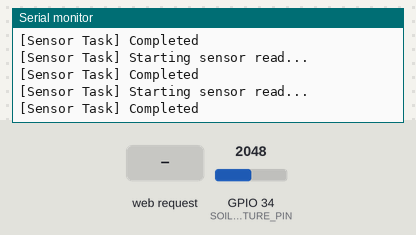
Bench run of a sketch on a simulated ESP32. On the bench: the last lines printed to the serial monitor. The inputs (shaded band) are chosen by the test bench; at power-on: GPIO 34 (SOIL_MOISTURE_PIN) = 2048. WiFi joins after 1.5 s; servers stay silent unless stated; web services answer with replies made up by the test bench.

Above: at 2.3 s.
2.4 s: HTTP request GET /distance1 received
At 2.41 s:
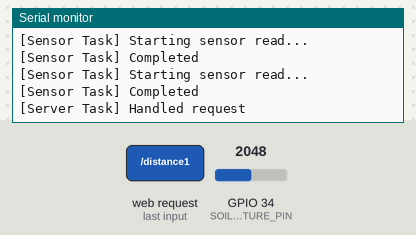
3.9 s: GPIO 34 (SOIL_MOISTURE_PIN) set to 2866
At 4.61 s:
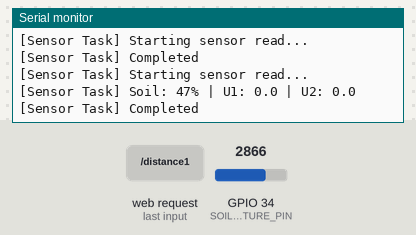
5.4 s: GPIO 34 (SOIL_MOISTURE_PIN) set to 3603
At 6.71 s:
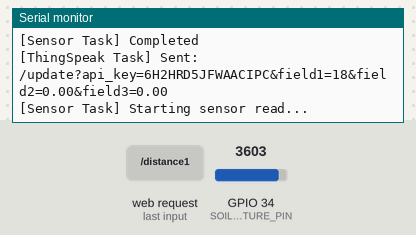
Timing chart, 0 to 8.4 s (numbered marks = the images above; inputs shaded):
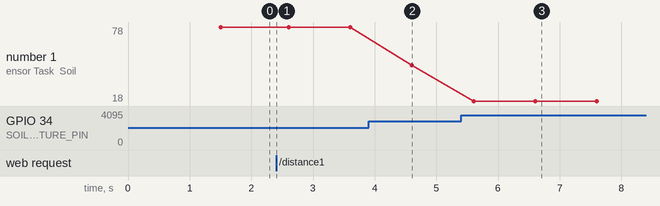

Measured:
- after the input at 2.4 s, the serial monitor: prints a new line at once (image 1)
- after the input at 3.9 s, the serial monitor: prints a new line after 0.70 s (image 2)
- after the input at 5.4 s, the serial monitor: prints a new line after 0.20 s (image 3)
- plotted number 1: 78 → 47 after the input at 3.9 s, 47 → 18 after the input at 5.4 s

The sketch:

ESP32.ino
```cpp
#include <Arduino.h>
#include <WiFi.h>
#include <WebServer.h>
#include <freertos/FreeRTOS.h>
#include <freertos/task.h>

// WiFi Credentials
const char* ssid = "LIVE";
const char* password = "123456789";

// Web Server
WebServer server(80);

// ThingSpeak Configuration
const char* thingspeakServer = "api.thingspeak.com";
const String apiKey = "6H2HRD5JFWAACIPC";
#define THINGSPEAK_INTERVAL pdMS_TO_TICKS(5000)

// Sensor Data (with mutex protection)
SemaphoreHandle_t dataMutex;
volatile float distance1_cm = 0.0;
volatile float distance2_cm = 0.0;
volatile int soilMoisture = 0;
volatile bool distance1Valid = false;
volatile bool distance2Valid = false;

// Hardware Serial for Sensors
HardwareSerial sensorSerial1(1);
HardwareSerial sensorSerial2(2);

// Pin Assignments
#define UART1_RXD 18
#define UART1_TXD 19
#define UART2_RXD 16
#define UART2_TXD 17
#define SOIL_MOISTURE_PIN 34

// Soil Sensor Calibration
#define SOIL_DRY 4095
#define SOIL_WET 1500

// Task Handles
TaskHandle_t sensorTaskHandle, serverTaskHandle, thingspeakTaskHandle;

void setup() {
  Serial.begin(115200);
  dataMutex = xSemaphoreCreateMutex();

  // Initialize UARTs
  sensorSerial1.begin(9600, SERIAL_8N1, UART1_RXD, UART1_TXD);
  sensorSerial2.begin(9600, SERIAL_8N1, UART2_RXD, UART2_TXD);
  sensorSerial1.setRxBufferSize(64);
  sensorSerial2.setRxBufferSize(64);

  // Connect to WiFi
  WiFi.begin(ssid, password);
  unsigned long wifiStart = millis();
  Serial.print("Connecting to WiFi");
  while (WiFi.status() != WL_CONNECTED && millis() - wifiStart < 10000) {
    delay(250);
    Serial.print(".");
  }

  if(WiFi.status() == WL_CONNECTED) {
    Serial.println("\nConnected! IP: " + WiFi.localIP().toString());
  } else {
    Serial.println("\nWiFi connection failed!");
  }

  // Create tasks
  xTaskCreatePinnedToCore(
    sensorTask,    // Task function
    "SensorTask",  // Task name
    4096,          // Stack size
    NULL,          // Parameters
    3,             // Priority (highest)
    &sensorTaskHandle,
    0              // Core 0
  );

  xTaskCreatePinnedToCore(
    serverTask,
    "ServerTask",
    4096,
    NULL,
    1,             // Priority (lowest)
    &serverTaskHandle,
    0
  );

  xTaskCreatePinnedToCore(
    thingspeakTask,
    "ThingSpeakTask",
    4096,
    NULL,
    2,             // Priority (medium)
    &thingspeakTaskHandle,
    0
  );

  // Delete default Arduino loop task
  vTaskDelete(NULL);
}

void loop() {} // FreeRTOS scheduler takes over

void sensorTask(void *pvParameters) {
  TickType_t xLastWakeTime = xTaskGetTickCount();
  const TickType_t xFrequency = pdMS_TO_TICKS(100);

  while(1) {
    Serial.println("[Sensor Task] Starting sensor read...");

    xSemaphoreTake(dataMutex, portMAX_DELAY);

    // Original sensor reading logic
    static uint32_t lastSoilRead = 0;
    processSensorPacket(sensorSerial1, &distance1_cm, &distance1Valid);
    processSensorPacket(sensorSerial2, &distance2_cm, &distance2Valid);

    if(millis() - lastSoilRead >= 1000) {
      soilMoisture = analogRead(SOIL_MOISTURE_PIN);
      lastSoilRead = millis();

      int percentage = map(soilMoisture, SOIL_DRY, SOIL_WET, 0, 100);
      percentage = constrain(percentage, 0, 100);
      Serial.printf("[Sensor Task] Soil: %d%% | U1: %.1f | U2: %.1f\n",
                   percentage, distance1_cm, distance2_cm);
    }

    xSemaphoreGive(dataMutex);

    Serial.println("[Sensor Task] Completed");
    vTaskDelayUntil(&xLastWakeTime, xFrequency);
  }
}

void serverTask(void *pvParameters) {
  server.on("/distance1", []() {
    xSemaphoreTake(dataMutex, portMAX_DELAY);
    String response = distance1Valid ? String(distance1_cm) : "Error";
    xSemaphoreGive(dataMutex);
    server.send(200, "text/plain", response);
    Serial.println("[Server Task] Handled request");
  });

  server.begin();

  while(1) {
    server.handleClient();
    vTaskDelay(pdMS_TO_TICKS(10));
  }
}

void thingspeakTask(void *pvParameters) {
  WiFiClient client;
  TickType_t xLastWakeTime = xTaskGetTickCount();

  while(1) {
    Serial.println("[ThingSpeak Task] Starting update...");

    xSemaphoreTake(dataMutex, portMAX_DELAY);

    // Original ThingSpeak logic
    int moisturePercentage = map(soilMoisture, SOIL_DRY, SOIL_WET, 0, 100);
    moisturePercentage = constrain(moisturePercentage, 0, 100);
    float validU1 = (distance1_cm < 0) ? 0.0 : distance1_cm;
    float validU2 = (distance2_cm < 0) ? 0.0 : distance2_cm;

    xSemaphoreGive(dataMutex);

    if (WiFi.status() != WL_CONNECTED) {
      Serial.println("[ThingSpeak Task] WiFi disconnected! Reconnecting...");
      WiFi.reconnect();
    }

    if (client.connect(thingspeakServer, 80)) {
      String url = "/update?api_key=" + apiKey;
      url += "&field1=" + String(moisturePercentage);
      url += "&field2=" + String(validU1);
      url += "&field3=" + String(validU2);

      client.print(String("GET ") + url + " HTTP/1.1\r\n");
      client.print("Host: " + String(thingspeakServer) + "\r\n");
      client.print("Connection: close\r\n\r\n");

      Serial.println("[ThingSpeak Task] Sent: " + url);

      // Read response
      unsigned long timeout = millis();
      while (client.connected() && millis() - timeout < 5000) {
        if (client.available()) {
          String line = client.readStringUntil('\r');
          Serial.print("[ThingSpeak Response] " + line);
          break;
        }
      }
      client.stop();
    }

    Serial.println("[ThingSpeak Task] Completed");
    vTaskDelayUntil(&xLastWakeTime, THINGSPEAK_INTERVAL);
  }
}

void processSensorPacket(HardwareSerial &serial, volatile float *distance, volatile bool *valid) {
  uint8_t buffer[4];
  if(serial.available() >= 4) {
    serial.readBytes(buffer, 4);
    if(buffer[0] == 0xFF) {
      uint8_t checksum = buffer[0] + buffer[1] + buffer[2];
      if(buffer[3] == checksum) {
        float raw = ((buffer[1] << 8) | buffer[2]) / 10.0;

        if(distance == &distance2_cm) {
          *distance = (32.0 - raw) >= 0 ? (32.0 - raw) : 0.0;
        } else {
          *distance = raw <= 10 ? raw : -(raw - 10);
        }

        *valid = true;
        return;
      }
    }
    *valid = false;
  }
}
```
